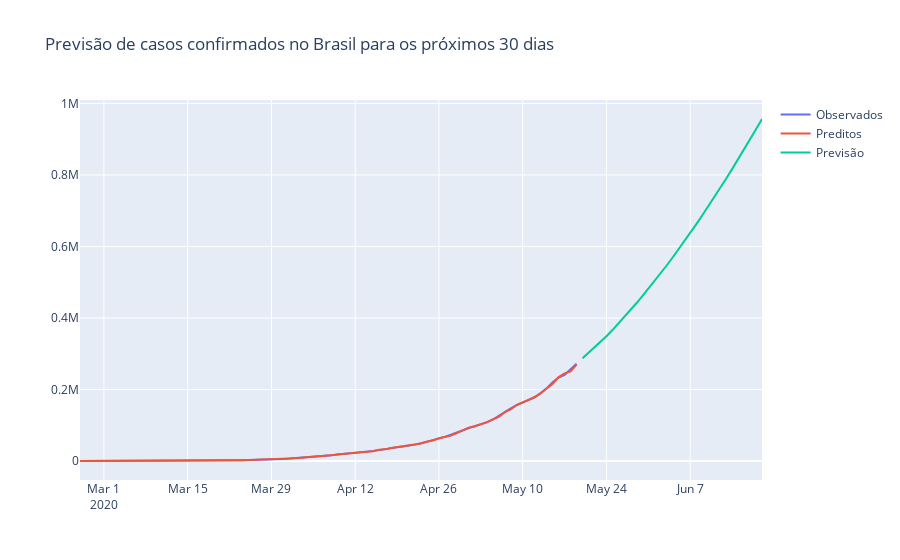

The notebook cell saved with this chart:
### Code cell
# visualização dos dados, se a predição bate com os observados

fig = pgo.Figure(pgo.Scatter(
    x=confirmados.index, y=confirmados, name='Observados'
))

fig.add_trace(pgo.Scatter(
    x=confirmados.index, y=modelo.predict_in_sample(), name='Preditos'
))

fig.add_trace(pgo.Scatter(
    x=pd.date_range('2020-05-20', '2020-06-20'), y=modelo.predict(31), name='Previsão'
))

fig.update_layout(title='Previsão de casos confirmados no Brasil para os próximos 30 dias')
fig.show()
